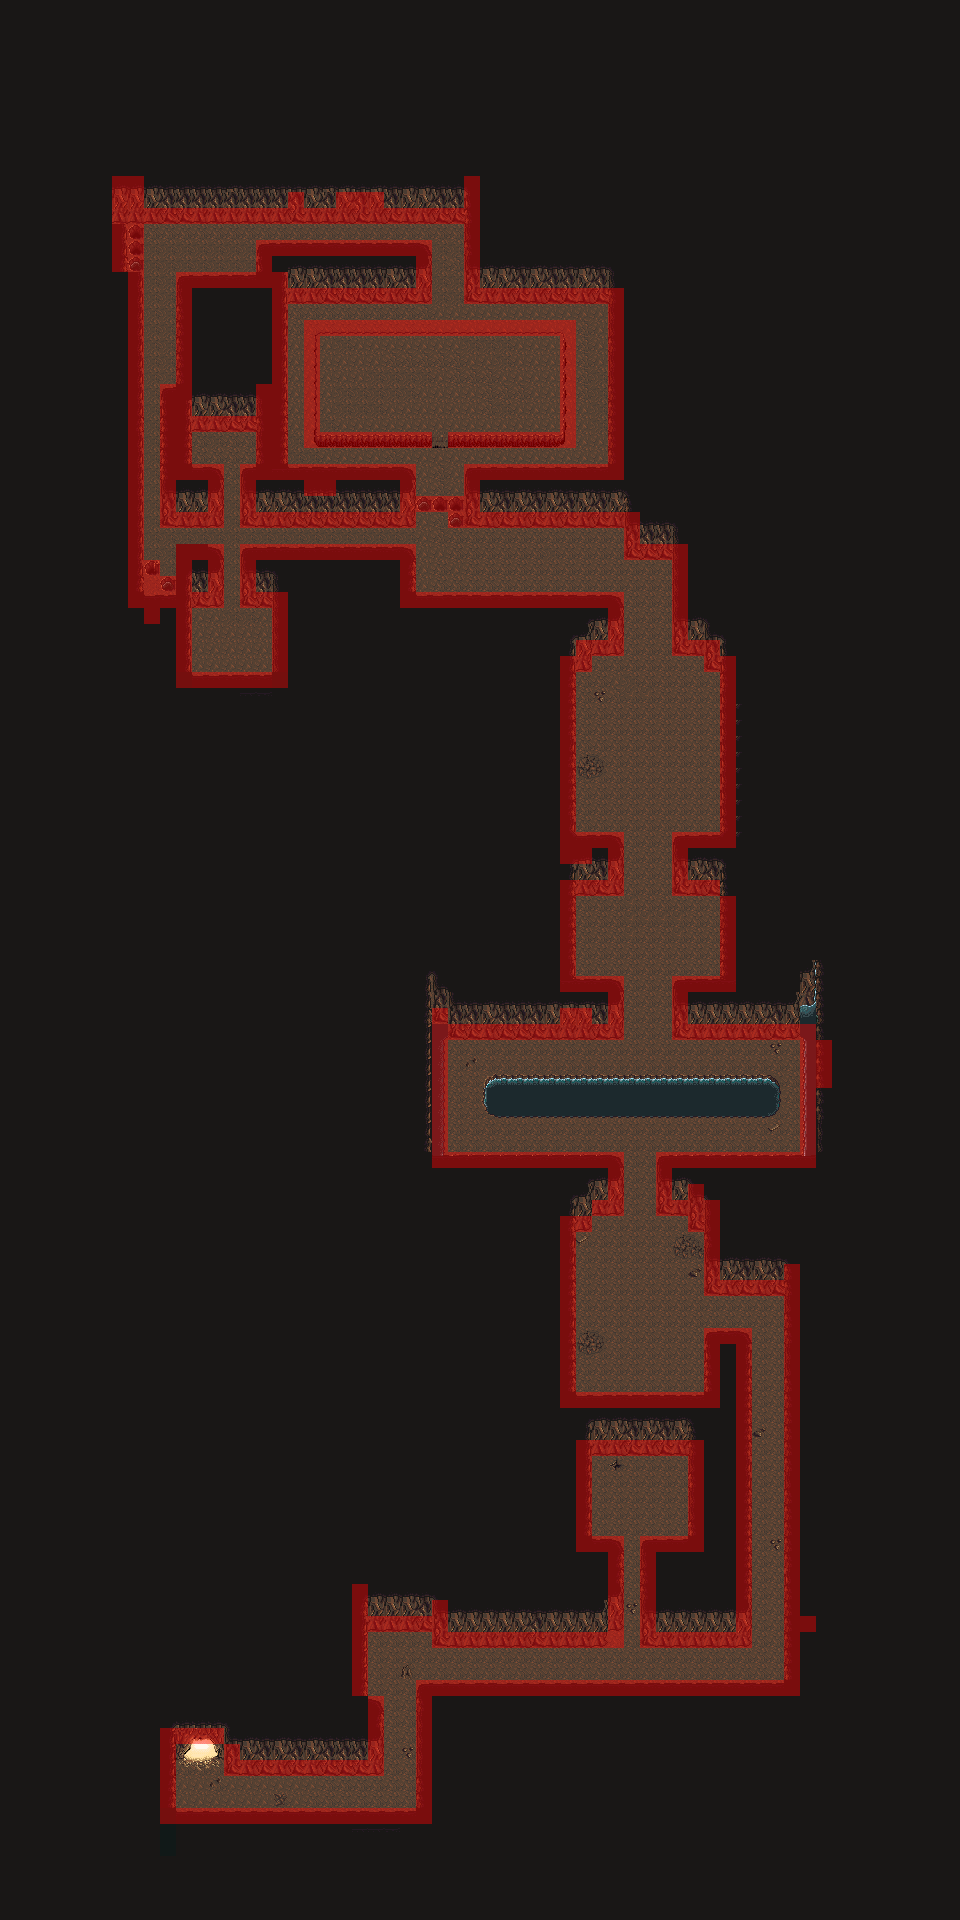

This is a level from a 2D game, rendered from its Tiled map with the project's own tilesets. A one-line summary and the map file follow, with tile-layer data summarised:
An orthogonal 60x120 tile map with 16x16 px tiles, 3 tile layers (0-background, 1-detail, 2-collision), 2 tilesets.

<map version="1.0" orientation="orthogonal" width="60" height="120" tilewidth="16" tileheight="16">
 <tileset firstgid="1" name="cave16x16" tilewidth="16" tileheight="16">
  <image source="cave16x16.png" width="256" height="352" />
 </tileset>
 <tileset firstgid="353" name="collision_graphic" tilewidth="16" tileheight="16">
  <image source="collision_graphic.png" width="32" height="32" />
 </tileset>
 <layer name="0-background" width="60" height="120">
  <data>[7200 cells, 7198 non-empty, 68 distinct tile ids]</data>
 </layer>
 <layer name="1-detail" width="60" height="120">
  <data>[7200 cells, 559 non-empty, 54 distinct tile ids]</data>
 </layer>
 <layer name="2-collision" width="60" height="120" opacity="0.42">
  <data>[7200 cells, 705 non-empty, 1 distinct tile ids]</data>
 </layer>
</map>
